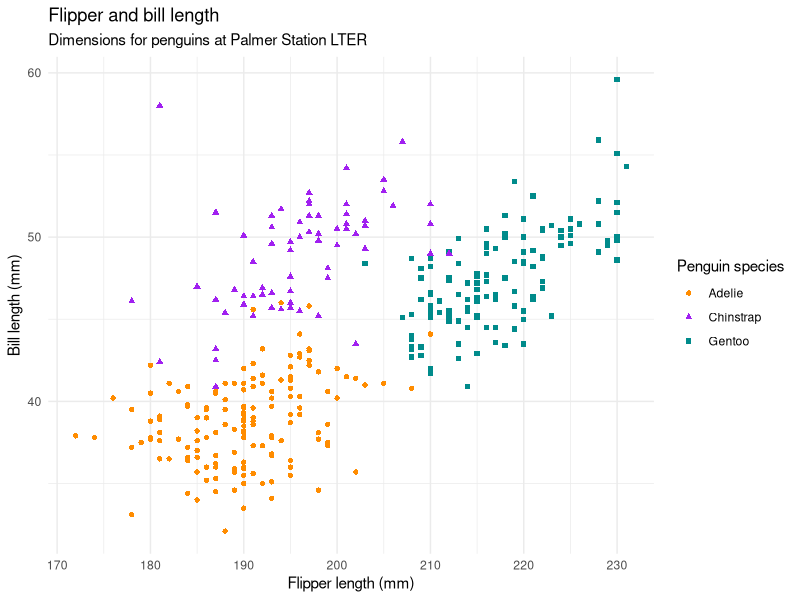
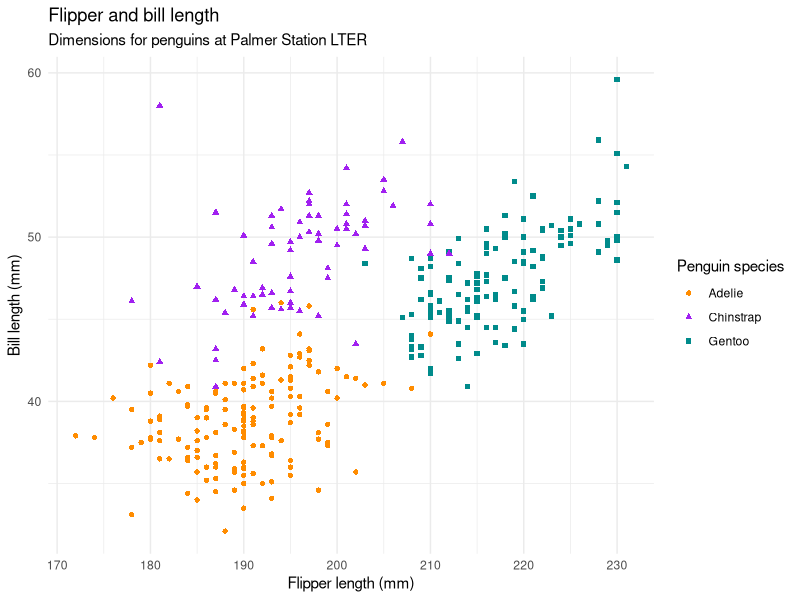

The R script that drew these images, in order:
## ---- chunk 1
1 + 1
## ---- chunk 2
#| label: plot-penguins
#| echo: false
#| message: false
#| warning: false

library(tidyverse)
library(palmerpenguins)

ggplot(penguins, 
       aes(x = flipper_length_mm, y = bill_length_mm)) +
  geom_point(aes(color = species, shape = species)) +
  scale_color_manual(values = c("darkorange","purple","cyan4")) +
  labs(
    title = "Flipper and bill length",
    subtitle = "Dimensions for penguins at Palmer Station LTER",
    x = "Flipper length (mm)", y = "Bill length (mm)",
    color = "Penguin species", shape = "Penguin species"
  ) +
  theme_minimal()
## ---- chunk 3
ggplot(penguins, 
       aes(x = flipper_length_mm, y = bill_length_mm)) +
  geom_point(aes(color = species, shape = species)) +
  scale_color_manual(values = c("darkorange","purple","cyan4")) +
  labs(
    title = "Flipper and bill length",
    subtitle = "Dimensions for penguins at Palmer Station LTER",
    x = "Flipper length (mm)", y = "Bill length (mm)",
    color = "Penguin species", shape = "Penguin species"
  ) +
  theme_minimal()
## ---- chunk 4
#| echo: false
2 * 2
